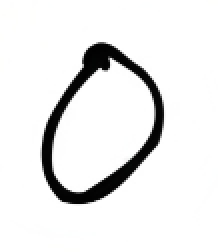
#> input picture test_data/0.png, 109 x 126 px (shown 2 times larger); its folder holds only this picture in this run
$ python inspect_test_data.py
#> lines starting #> are read from the running program, lines starting #| are printed output that depends on the picture; after the words box and inside, x2 and y2 are one past the last pixel; in counts of white or black regions, pixels touching at a corner belong together
import os
import numpy as np
import cv2
import matplotlib.pyplot as plt


def inspect_images(folder="test_data"):
    print(f"Scanning folder: {folder}\n")

    for filename in os.listdir(folder):
        path = os.path.join(folder, filename)
        img = Image.open(path)

        # 基本属性
        width, height = img.size
        mode = img.mode

        # 灰度化后查看像素统计
        gray = img.convert("L")
        arr = np.array(gray)

        mean_val = arr.mean()
        min_val = arr.min()
        max_val = arr.max()

        # 判断大致背景：>128 白底，<128 黑底
        background = "白底" if mean_val > 128 else "黑底"

        print(f"文件名: {filename}")
        print(f"  尺寸: {width} x {height}")
        print(f"  模式: {mode}")
        print(f"  灰度均值: {mean_val:.2f} (判定为 {background})")
        print(f"  最小像素: {min_val}, 最大像素: {max_val}")
        print("-" * 40)


def preprocess_for_mnist(path):
#> called with path = 'test_data/0.png'
    img = cv2.imread(path)
#> img is the input picture: shape (126, 109, 3); mean B, G, R 234, 234, 234
    gray = cv2.cvtColor(img, cv2.COLOR_BGR2GRAY)

    # 轻度降噪
    gray_blur = cv2.GaussianBlur(gray, (3, 3), 0)
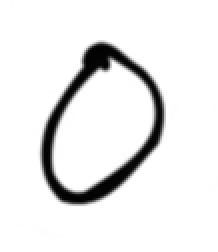
#> gray_blur: shape (126, 109) (shown 2 times larger); min 1, max 255, mean 234.1

    # Otsu 阈值
    _, binary = cv2.threshold(gray_blur, 0, 255, cv2.THRESH_BINARY + cv2.THRESH_OTSU)
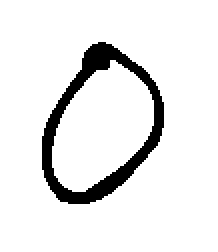
#> binary: shape (126, 109) (shown 2 times larger); 91.3% white; 1 black region, box (x1, y1, x2, y2) and area: (21, 21, 82, 102) 1198

    # 调整为黑底白字
    bw_ratio = np.mean(binary == 0)  # 所有像素中黑色比例
#> bw_ratio = 0.0872

    if bw_ratio < 0.5:
        binary = 255 - binary

    # bounding box
    ys, xs = np.where(binary == 255)
#> ys = 1198 values from 21 to 101; xs = 1198 values, max 81 at index 463, min 21 at index 643, mean 49.6
    if len(xs) == 0:
        # fallback 防止全白/全黑图
        digit = binary
    else:
        x1, x2 = xs.min(), xs.max()
#> x1 = 21; x2 = 81
        y1, y2 = ys.min(), ys.max()
#> y1 = 21; y2 = 101
        digit = binary[y1 : y2 + 1, x1 : x2 + 1]
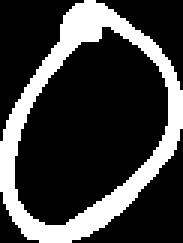
#> digit: shape (81, 61) (shown 3 times larger); 24.2% white; 1 white region, box (x1, y1, x2, y2) and area: (0, 0, 61, 81) 1198

    # 轻度膨胀（让线条更粗一点，更像 MNIST）
    kernel = np.ones((2, 2), np.uint8)
    digit = cv2.dilate(digit, kernel, iterations=1)
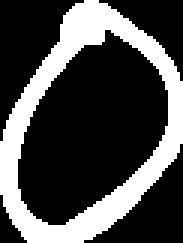
#> digit: shape (81, 61) (shown 3 times larger); 29% white; 1 white region, box (x1, y1, x2, y2) and area: (0, 0, 61, 81) 1431

    # 缩放到 20×20（保持比例）
    h, w = digit.shape
#> h = 81; w = 61
    if h > w:
        new_h, new_w = 20, int(20 * w / h)
#> new_h = 20; new_w = 15
    else:
        new_w, new_h = 20, int(20 * h / w)

    digit_small = cv2.resize(digit, (new_w, new_h), interpolation=cv2.INTER_NEAREST)

    # 居中到 28×28 黑底
    canvas = np.zeros((28, 28), dtype=np.uint8)
    x_offset = (28 - new_w) // 2
#> x_offset = 6
    y_offset = (28 - new_h) // 2
#> y_offset = 4
    canvas[y_offset : y_offset + new_h, x_offset : x_offset + new_w] = digit_small
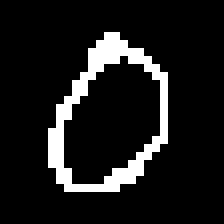
#> canvas: shape (28, 28) (shown 8 times larger); 10.6% white in thin lines or dots, all inside (x1, y1, x2, y2) = (6, 4, 21, 24)

    # 归一化（MNIST 风格）
    arr_final = canvas.astype("float32") / 255.0

    return arr_final.reshape(1, -1), canvas


if __name__ == "__main__":
    import os

    folder = "test_data"
    images = []
    names = []

    for filename in sorted(os.listdir(folder)):
        path = os.path.join(folder, filename)

        x, vis = preprocess_for_mnist(path)
        images.append(vis)
        names.append(filename)

    # 拼图显示
    fig, axes = plt.subplots(2, 5, figsize=(10, 2 * 2))

    for ax, img, name in zip(axes.flatten(), images, names):
        ax.imshow(img, cmap="gray")
        ax.set_title(name, fontsize=8)
        ax.axis("off")
#> this loop made 1 pass
#> name on pass 1: '0.png'

    plt.tight_layout()
    plt.show()

$ run again, on test_data/4.png
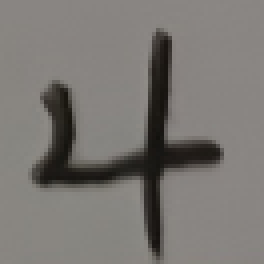
#> input picture test_data/4.png, 66 x 66 px (shown 4 times larger)
#> in preprocess_for_mnist, img is the input picture: shape (66, 66, 3); mean B, G, R 115.2, 119, 122.3
#> in preprocess_for_mnist, `_, binary = cv2.threshold(gray_blur, 0, 255, cv2.THRESH_BINARY + cv2.T..`:
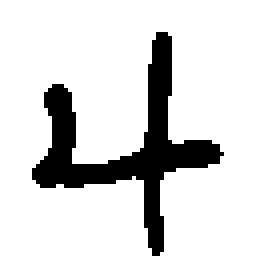
#> binary: shape (66, 66) (shown 4 times larger); 85.2% white; 1 black region, box (x1, y1, x2, y2) and area: (8, 8, 56, 64) 644
#> bw_ratio = 0.148
#> ys = 644 values from 8 to 63; xs = 644 values, max 55 at index 326, min 8 at index 438, mean 31.24
#> x1 = 8; x2 = 55
#> y1 = 8; y2 = 63
#> in preprocess_for_mnist, `canvas[y_offset : y_offset + new_h, x_offset : x_offset + new_w] = dig..`:
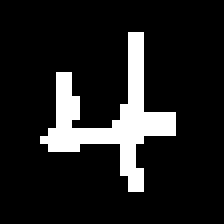
#> canvas: shape (28, 28) (shown 8 times larger); 12.6% white in thin lines or dots, all inside (x1, y1, x2, y2) = (5, 4, 22, 24)
#> the loop `for ax, img, name in zip(axes.flatten(), images, names):` made 1 pass
#> name on pass 1: '4.png'

$ run again, on test_data/5.png
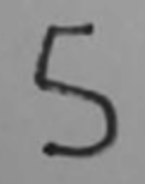
#> input picture test_data/5.png, 145 x 184 px
#> in preprocess_for_mnist, img is the input picture: shape (184, 145, 3); mean B, G, R 140.7, 140.7, 140.7
#> in preprocess_for_mnist, `_, binary = cv2.threshold(gray_blur, 0, 255, cv2.THRESH_BINARY + cv2.T..`:
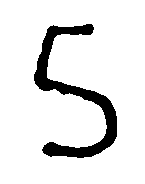
#> binary: shape (184, 145); 89.7% white; 1 black region, box (x1, y1, x2, y2) and area: (34, 24, 117, 158) 2758
#> bw_ratio = 0.103
#> ys = 2758 values from 24 to 157; xs = 2758 values, max 116 at index 1760, min 34 at index 802, mean 73.68
#> x1 = 34; x2 = 116
#> y1 = 24; y2 = 157
#> in preprocess_for_mnist, `canvas[y_offset : y_offset + new_h, x_offset : x_offset + new_w] = dig..`:
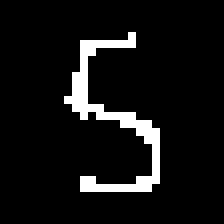
#> canvas: shape (28, 28) (shown 8 times larger); 7.4% white in thin lines or dots, all inside (x1, y1, x2, y2) = (8, 4, 20, 24)
#> the loop `for ax, img, name in zip(axes.flatten(), images, names):` made 1 pass
#> name on pass 1: '5.png'

$ run again, on test_data/6.png
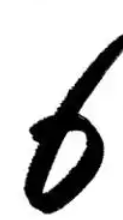
#> input picture test_data/6.png, 123 x 220 px
#> in preprocess_for_mnist, img is the input picture: shape (220, 123, 3); mean B, G, R 197.7, 197.7, 197.7
#> in preprocess_for_mnist, `_, binary = cv2.threshold(gray_blur, 0, 255, cv2.THRESH_BINARY + cv2.T..`:
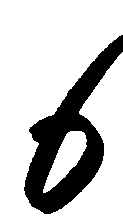
#> binary: shape (220, 123); 77.3% white; 1 black region, box (x1, y1, x2, y2) and area: (24, 35, 123, 214) 6153
#> bw_ratio = 0.227
#> ys = 6153 values from 35 to 213; xs = 6153 values, max 122 at index 1, min 24 at index 5105, mean 68.46
#> x1 = 24; x2 = 122
#> y1 = 35; y2 = 213
#> in preprocess_for_mnist, `canvas[y_offset : y_offset + new_h, x_offset : x_offset + new_w] = dig..`:
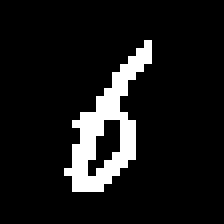
#> canvas: shape (28, 28) (shown 8 times larger); 9.6% white in thin lines or dots, all inside (x1, y1, x2, y2) = (8, 5, 19, 24)
#> the loop `for ax, img, name in zip(axes.flatten(), images, names):` made 1 pass
#> name on pass 1: '6.png'
